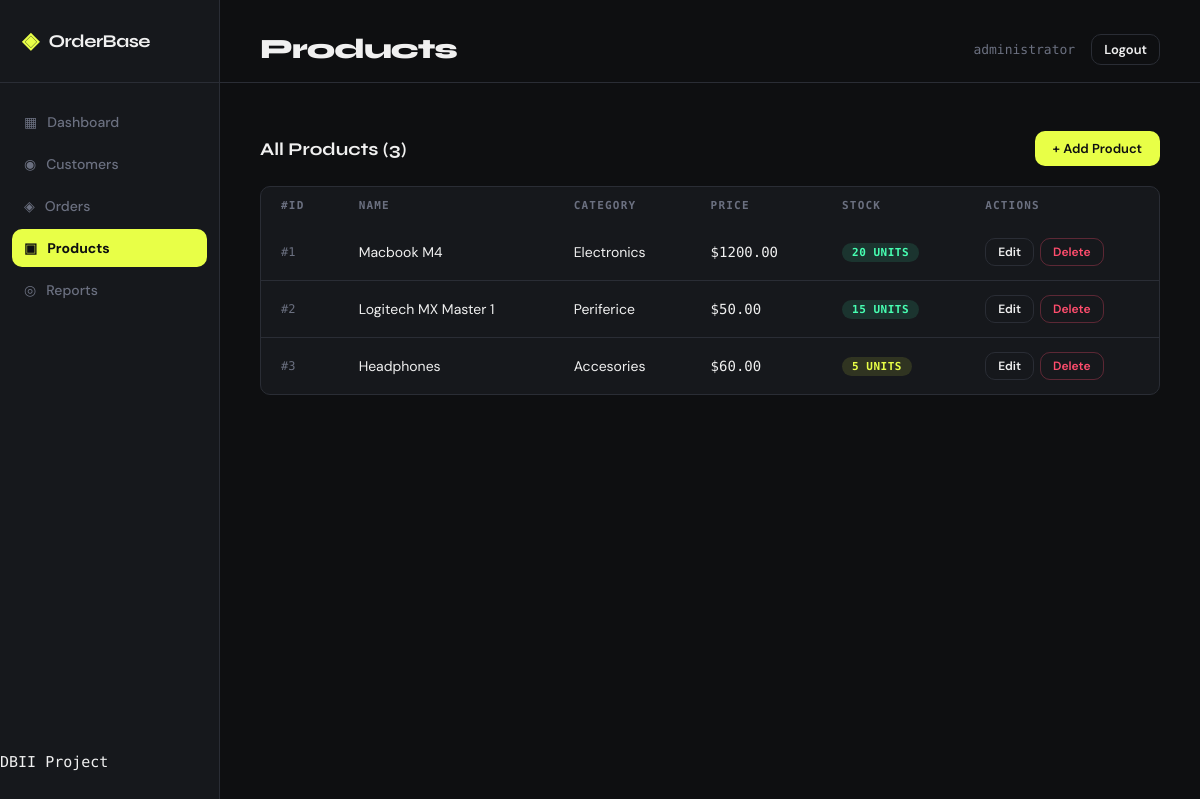
/products (signed in), run on the app's committed database.
### models.py (models this page shows)
class User(db.Model, UserMixin):
    __tablename__ = 'users'
    id       = db.Column(db.Integer, primary_key=True)
    username = db.Column(db.String(80), unique=True, nullable=False)
    email    = db.Column(db.String(120), unique=True, nullable=False)
    password = db.Column(db.String(200), nullable=False)
    role     = db.Column(db.String(20), default='user')
    def is_admin(self):
        return self.role == 'admin'

class Product(db.Model):
    __tablename__ = 'products'
    id       = db.Column(db.Integer, primary_key=True)
    name     = db.Column(db.String(100), nullable=False)
    price    = db.Column(db.Float, nullable=False)
    stock    = db.Column(db.Integer, default=0)
    category = db.Column(db.String(50))
    order_items = db.relationship('OrderItem', backref='product', lazy=True)

### app.py (the view)
@app.route('/products')
@login_required
@admin_required
def products():
    all_products = Product.query.all()
    return render_template('products.html', products=all_products)

### app.py (called while the page is built)
@login_manager.user_loader
def load_user(user_id):
    return User.query.get(int(user_id))

def admin_required(f):
    @wraps(f)
    def decorated_function(*args, **kwargs):
        if not current_user.is_authenticated or not current_user.is_admin():
            flash('You need admin privileges to access this page.', 'error')
            return redirect(url_for('index'))
        return f(*args, **kwargs)
    return decorated_function

### templates/products.html
{% extends 'base.html' %} {% block title %}Products — OrderBase{% endblock %} {%
block page_title %}Products{% endblock %} {% block content %}
<div class="section-header">
  <span class="section-title">All Products ({{ products|length }})</span>
  <a href="{{ url_for('new_product') }}" class="btn btn-primary"
    >+ Add Product</a
  >
</div>
<div class="table-card">
  <table>
    <thead>
      <tr>
        <th>#ID</th>
        <th>Name</th>
        <th>Category</th>
        <th>Price</th>
        <th>Stock</th>
        <th>Actions</th>
      </tr>
    </thead>
    <tbody>
      {% for p in products %}
      <tr>
        <td class="customer-id">#{{ p.id }}</td>
        <td>{{ p.name }}</td>
        <td>{{ p.category or '—' }}</td>
        <td class="price">${{ "%.2f"|format(p.price) }}</td>
        <td>
          <span
            class="badge {% if p.stock == 0 %}badge-cancelled {% elif p.stock < 10 %}badge-pending {% else %}badge-completed{% endif %}">
            {{ p.stock }} units
          </span>
        </td>
        <td>
          <div class="actions">
            <a
              href="{{ url_for('edit_product', id=p.id) }}"
              class="btn btn-ghost btn-sm"
              >Edit</a
            >
            <form
              action="{{ url_for('delete_product', id=p.id) }}"
              method="POST"
              onsubmit="return confirm('Delete {{ p.name }}?')">
              <button type="submit" class="btn btn-danger btn-sm">
                Delete
              </button>
            </form>
          </div>
        </td>
      </tr>
      {% else %}
      <tr class="empty-row">
        <td colspan="6">No products yet. Add one!</td>
      </tr>
      {% endfor %}
    </tbody>
  </table>
</div>
{% endblock %}

### templates/base.html (shortened to what this page needs)
<!doctype html>
<html lang="en">
  <head>
    <link
      rel="stylesheet"
      href="{{ url_for('static', filename='style.css') }}" />
  </head>
  <body>
    <div class="layout">
      <aside class="sidebar">
        <div class="brand">
          <span class="brand-icon">◈</span>
          <span class="brand-name">OrderBase</span>
        </div>
        <nav class="nav">
          <a
            href="{{ url_for('index') }}"
            class="nav-item {% if request.endpoint == 'index' %}active{% endif %}">
            <span class="nav-icon">▦</span> Dashboard
          </a>
          <a
            href="{{ url_for('customers') }}"
            class="nav-item {% if 'customer' in request.endpoint %}active{% endif %}">
            <span class="nav-icon">◉</span> Customers
          </a>
          <a
            href="{{ url_for('orders') }}"
            class="nav-item {% if request.endpoint in ['orders', 'new_order', 'edit_order', 'delete_order'] %}active{% endif %}">
            <span class="nav-icon">◈</span> Orders
          </a>
          {% if current_user.is_authenticated and current_user.is_admin() %}
          <a
            href="{{ url_for('products') }}"
            class="nav-item {% if 'product' in request.endpoint %}active{% endif %}">
            <span class="nav-icon">▣</span> Products
          </a>
          <a
            href="{{ url_for('reports') }}"
            class="nav-item {% if request.endpoint == 'reports' %}active{% endif %}">
            <span class="nav-icon">◎</span> Reports
          </a>
          {% endif %}
        </nav>
        <div class="sidebar-footer">
          <span class="mono">DBII Project</span>
        </div>
      </aside>
      <main class="main">
        <div class="topbar">
          <h1 class="page-title">
            {% block page_title %}Dashboard{% endblock %}
          </h1>
          <div class="topbar-user">
            {% if current_user.is_authenticated %}
            <span class="user-email">{{ current_user.username }}</span>
            <form
              method="POST"
              action="{{ url_for('logout') }}"
              style="display: inline">
              <button type="submit" class="btn btn-ghost btn-small">
                Logout
              </button>
            </form>
            {% else %}
            <a href="{{ url_for('login') }}" class="btn btn-ghost btn-small"
              >Login</a
            >
            {% endif %}
          </div>
        </div>
        <div class="content">{% block content %}{% endblock %}</div>
      </main>
    </div>
  </body>
</html>

### static/style.css (style rules this page uses)
*, *::before, *::after { box-sizing: border-box; margin: 0; padding: 0; }
:root { --bg: #0e0f11; --surface: #16181c; --surface2: #1e2128; --border: #2a2d35; --accent: #e8ff47; --accent2: #47c8ff; --danger: #ff4d6d; --success: #47ffb2; --info: #47c8ff; --text: #f0f0f0; --muted: #6b7080; --sidebar-w: 220px; --radius: 10px; --font-head: "Syne", sans-serif; --font-body: "DM Sans", sans-serif; --font-mono: "DM Mono", monospace; }
body { background: var(--bg); color: var(--text); font-family: var(--font-body); font-size: 15px; min-height: 100vh; }
.layout { display: flex; min-height: 100vh; }
.sidebar { width: var(--sidebar-w); background: var(--surface); border-right: 1px solid var(--border); display: flex; flex-direction: column; padding: 28px 0; position: fixed; top: 0; left: 0; bottom: 0; }
.brand { display: flex; align-items: center; gap: 10px; padding: 0 22px 28px; border-bottom: 1px solid var(--border); font-family: var(--font-head); font-weight: 700; font-size: 18px; letter-spacing: -0.5px; }
.brand-icon { color: var(--accent); font-size: 22px; }
.nav { padding: 20px 12px; display: flex; flex-direction: column; gap: 4px; flex: 1; }
.nav-item { display: flex; align-items: center; gap: 10px; padding: 10px 12px; border-radius: var(--radius); color: var(--muted); text-decoration: none; font-weight: 500; font-size: 14px; transition: all 0.15s; }
.nav-item.active { background: var(--accent); color: #0e0f11; font-weight: 700; }
.nav-item.active .nav-icon { color: #0e0f11; }
.main { margin-left: var(--sidebar-w); flex: 1; display: flex; flex-direction: column; min-height: 100vh; }
.topbar { padding: 32px 40px 16px; display: flex; justify-content: space-between; align-items: center; gap: 20px; border-bottom: 1px solid var(--border); margin-bottom: 20px; }
.page-title { font-family: var(--font-head); font-weight: 800; font-size: 28px; letter-spacing: -1px; flex: 1; }
.content { padding: 28px 40px 48px; }
.table-card { background: var(--surface); border: 1px solid var(--border); border-radius: var(--radius); overflow: hidden; }
table { width: 100%; border-collapse: collapse; }
th { padding: 12px 20px; text-align: left; font-size: 11px; font-weight: 600; letter-spacing: 1.2px; text-transform: uppercase; color: var(--muted); font-family: var(--font-mono); }
td { padding: 14px 20px; font-size: 14px; border-bottom: 1px solid var(--border); }
tbody tr:last-child td { border-bottom: none; }
.badge { display: inline-block; padding: 3px 10px; border-radius: 20px; font-size: 11px; font-weight: 600; font-family: var(--font-mono); letter-spacing: 0.5px; text-transform: uppercase; }
.badge-pending { background: rgba(232, 255, 71, 0.12); color: var(--accent); }
.badge-completed { background: rgba(71, 255, 178, 0.12); color: var(--success); }
.btn { display: inline-flex; align-items: center; gap: 6px; padding: 9px 18px; border-radius: var(--radius); font-size: 13px; font-weight: 600; cursor: pointer; border: none; text-decoration: none; transition: all 0.15s; font-family: var(--font-body); }
.btn-primary { background: var(--accent); color: #0e0f11; }
.btn-ghost { background: transparent; color: var(--text); border: 1px solid var(--border); }
.btn-danger { background: transparent; color: var(--danger); border: 1px solid rgba(255, 77, 109, 0.3); }
.btn-sm { padding: 5px 12px; font-size: 12px; }
.actions { display: flex; gap: 6px; align-items: center; }
.section-header { display: flex; justify-content: space-between; align-items: center; margin-bottom: 20px; }
.section-title { font-family: var(--font-head); font-size: 18px; font-weight: 700; }
.customer-id { font-family: var(--font-mono); font-size: 12px; color: var(--muted); }
.price { font-family: var(--font-mono); font-weight: 500; }
.mono { font-family: var(--font-mono); }
a { color: var(--accent2); text-decoration: none; }
.topbar-user { display: flex; align-items: center; gap: 16px; white-space: nowrap; }
.user-email { font-size: 13px; color: var(--muted); font-family: var(--font-mono); }
.btn-small { padding: 6px 12px; font-size: 13px; }

### data on the page
User: username "administrator"
Product: id "1", name "Macbook M4", category "Electronics", price "1200.00", stock "20"
Product: id "2", name "Logitech MX Master 1", category "Periferice", price "50.00", stock "15"
Product: id "3", name "Headphones", category "Accesories", price "60.00", stock "5"

### other printed values
{{ products|length }} "3"
